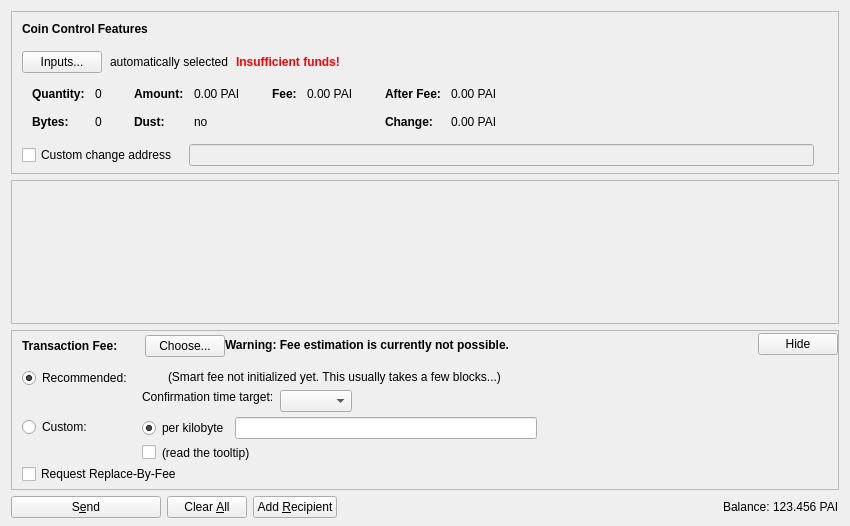
<?xml version="1.0" encoding="UTF-8"?>
<ui version="4.0">
 <class>SendCoinsDialog</class>
 <widget class="QWidget" name="SendCoinsDialog">
  <property name="geometry">
   <rect>
    <x>0</x>
    <y>0</y>
    <width>850</width>
    <height>526</height>
   </rect>
  </property>
  <property name="windowTitle">
   <string>Send Coins</string>
  </property>
  <layout class="QVBoxLayout" name="verticalLayout" stretch="0,1,0,0">
   <property name="bottomMargin">
    <number>8</number>
   </property>
   <item>
    <widget class="QFrame" name="frameCoinControl">
     <property name="sizePolicy">
      <sizepolicy hsizetype="Expanding" vsizetype="Expanding">
       <horstretch>0</horstretch>
       <verstretch>0</verstretch>
      </sizepolicy>
     </property>
     <property name="maximumSize">
      <size>
       <width>16777215</width>
       <height>16777215</height>
      </size>
     </property>
     <property name="frameShape">
      <enum>QFrame::StyledPanel</enum>
     </property>
     <property name="frameShadow">
      <enum>QFrame::Sunken</enum>
     </property>
     <layout class="QVBoxLayout" name="verticalLayoutCoinControl2">
      <property name="spacing">
       <number>0</number>
      </property>
      <property name="leftMargin">
       <number>0</number>
      </property>
      <property name="topMargin">
       <number>0</number>
      </property>
      <property name="rightMargin">
       <number>0</number>
      </property>
      <property name="bottomMargin">
       <number>6</number>
      </property>
      <item>
       <layout class="QVBoxLayout" name="verticalLayoutCoinControl" stretch="0,0,0,0,1">
        <property name="spacing">
         <number>0</number>
        </property>
        <property name="leftMargin">
         <number>10</number>
        </property>
        <property name="topMargin">
         <number>10</number>
        </property>
        <item>
         <layout class="QHBoxLayout" name="horizontalLayoutCoinControl1">
          <property name="bottomMargin">
           <number>15</number>
          </property>
          <item>
           <widget class="QLabel" name="labelCoinControlFeatures">
            <property name="sizePolicy">
             <sizepolicy hsizetype="Preferred" vsizetype="Maximum">
              <horstretch>0</horstretch>
              <verstretch>0</verstretch>
             </sizepolicy>
            </property>
            <property name="font">
             <font>
              <weight>75</weight>
              <bold>true</bold>
             </font>
            </property>
            <property name="styleSheet">
             <string notr="true">font-weight:bold;</string>
            </property>
            <property name="text">
             <string>Coin Control Features</string>
            </property>
           </widget>
          </item>
         </layout>
        </item>
        <item>
         <layout class="QHBoxLayout" name="horizontalLayoutCoinControl2" stretch="0,0,0,0">
          <property name="spacing">
           <number>8</number>
          </property>
          <property name="bottomMargin">
           <number>10</number>
          </property>
          <item>
           <widget class="QPushButton" name="pushButtonCoinControl">
            <property name="styleSheet">
             <string notr="true"/>
            </property>
            <property name="text">
             <string>Inputs...</string>
            </property>
            <property name="autoDefault">
             <bool>false</bool>
            </property>
           </widget>
          </item>
          <item>
           <widget class="QLabel" name="labelCoinControlAutomaticallySelected">
            <property name="text">
             <string>automatically selected</string>
            </property>
            <property name="margin">
             <number>5</number>
            </property>
           </widget>
          </item>
          <item>
           <widget class="QLabel" name="labelCoinControlInsuffFunds">
            <property name="font">
             <font>
              <weight>75</weight>
              <bold>true</bold>
             </font>
            </property>
            <property name="styleSheet">
             <string notr="true">color:red;font-weight:bold;</string>
            </property>
            <property name="text">
             <string>Insufficient funds!</string>
            </property>
            <property name="margin">
             <number>5</number>
            </property>
           </widget>
          </item>
          <item>
           <spacer name="horizontalSpacerCoinControl">
            <property name="orientation">
             <enum>Qt::Horizontal</enum>
            </property>
            <property name="sizeHint" stdset="0">
             <size>
              <width>40</width>
              <height>1</height>
             </size>
            </property>
           </spacer>
          </item>
         </layout>
        </item>
        <item>
         <widget class="QWidget" name="widgetCoinControl" native="true">
          <property name="sizePolicy">
           <sizepolicy hsizetype="Preferred" vsizetype="Preferred">
            <horstretch>0</horstretch>
            <verstretch>0</verstretch>
           </sizepolicy>
          </property>
          <property name="minimumSize">
           <size>
            <width>0</width>
            <height>0</height>
           </size>
          </property>
          <property name="styleSheet">
           <string notr="true"/>
          </property>
          <layout class="QHBoxLayout" name="horizontalLayoutCoinControl5">
           <property name="leftMargin">
            <number>0</number>
           </property>
           <property name="topMargin">
            <number>0</number>
           </property>
           <property name="rightMargin">
            <number>0</number>
           </property>
           <property name="bottomMargin">
            <number>0</number>
           </property>
           <item>
            <layout class="QHBoxLayout" name="horizontalLayoutCoinControl3" stretch="0,0,0,1">
             <property name="spacing">
              <number>20</number>
             </property>
             <property name="topMargin">
              <number>0</number>
             </property>
             <property name="bottomMargin">
              <number>10</number>
             </property>
             <item>
              <layout class="QFormLayout" name="formLayoutCoinControl1">
               <property name="horizontalSpacing">
                <number>10</number>
               </property>
               <property name="verticalSpacing">
                <number>14</number>
               </property>
               <property name="leftMargin">
                <number>10</number>
               </property>
               <property name="topMargin">
                <number>4</number>
               </property>
               <property name="rightMargin">
                <number>6</number>
               </property>
               <item row="0" column="0">
                <widget class="QLabel" name="labelCoinControlQuantityText">
                 <property name="font">
                  <font>
                   <weight>75</weight>
                   <bold>true</bold>
                  </font>
                 </property>
                 <property name="text">
                  <string>Quantity:</string>
                 </property>
                 <property name="margin">
                  <number>0</number>
                 </property>
                </widget>
               </item>
               <item row="0" column="1">
                <widget class="QLabel" name="labelCoinControlQuantity">
                 <property name="cursor">
                  <cursorShape>IBeamCursor</cursorShape>
                 </property>
                 <property name="contextMenuPolicy">
                  <enum>Qt::ActionsContextMenu</enum>
                 </property>
                 <property name="text">
                  <string notr="true">0</string>
                 </property>
                 <property name="margin">
                  <number>0</number>
                 </property>
                 <property name="textInteractionFlags">
                  <set>Qt::LinksAccessibleByMouse|Qt::TextSelectableByKeyboard|Qt::TextSelectableByMouse</set>
                 </property>
                </widget>
               </item>
               <item row="1" column="0">
                <widget class="QLabel" name="labelCoinControlBytesText">
                 <property name="font">
                  <font>
                   <weight>75</weight>
                   <bold>true</bold>
                  </font>
                 </property>
                 <property name="text">
                  <string>Bytes:</string>
                 </property>
                </widget>
               </item>
               <item row="1" column="1">
                <widget class="QLabel" name="labelCoinControlBytes">
                 <property name="cursor">
                  <cursorShape>IBeamCursor</cursorShape>
                 </property>
                 <property name="contextMenuPolicy">
                  <enum>Qt::ActionsContextMenu</enum>
                 </property>
                 <property name="text">
                  <string notr="true">0</string>
                 </property>
                 <property name="textInteractionFlags">
                  <set>Qt::LinksAccessibleByMouse|Qt::TextSelectableByKeyboard|Qt::TextSelectableByMouse</set>
                 </property>
                </widget>
               </item>
              </layout>
             </item>
             <item>
              <layout class="QFormLayout" name="formLayoutCoinControl2">
               <property name="horizontalSpacing">
                <number>10</number>
               </property>
               <property name="verticalSpacing">
                <number>14</number>
               </property>
               <property name="leftMargin">
                <number>6</number>
               </property>
               <property name="topMargin">
                <number>4</number>
               </property>
               <property name="rightMargin">
                <number>6</number>
               </property>
               <item row="0" column="0">
                <widget class="QLabel" name="labelCoinControlAmountText">
                 <property name="font">
                  <font>
                   <weight>75</weight>
                   <bold>true</bold>
                  </font>
                 </property>
                 <property name="text">
                  <string>Amount:</string>
                 </property>
                 <property name="margin">
                  <number>0</number>
                 </property>
                </widget>
               </item>
               <item row="0" column="1">
                <widget class="QLabel" name="labelCoinControlAmount">
                 <property name="cursor">
                  <cursorShape>IBeamCursor</cursorShape>
                 </property>
                 <property name="contextMenuPolicy">
                  <enum>Qt::ActionsContextMenu</enum>
                 </property>
                 <property name="text">
                  <string notr="true">0.00 PAI</string>
                 </property>
                 <property name="textInteractionFlags">
                  <set>Qt::LinksAccessibleByMouse|Qt::TextSelectableByKeyboard|Qt::TextSelectableByMouse</set>
                 </property>
                </widget>
               </item>
               <item row="1" column="0">
                <widget class="QLabel" name="labelCoinControlLowOutputText">
                 <property name="font">
                  <font>
                   <weight>75</weight>
                   <bold>true</bold>
                  </font>
                 </property>
                 <property name="text">
                  <string>Dust:</string>
                 </property>
                </widget>
               </item>
               <item row="1" column="1">
                <widget class="QLabel" name="labelCoinControlLowOutput">
                 <property name="cursor">
                  <cursorShape>IBeamCursor</cursorShape>
                 </property>
                 <property name="contextMenuPolicy">
                  <enum>Qt::ActionsContextMenu</enum>
                 </property>
                 <property name="text">
                  <string notr="true">no</string>
                 </property>
                 <property name="textInteractionFlags">
                  <set>Qt::LinksAccessibleByMouse|Qt::TextSelectableByKeyboard|Qt::TextSelectableByMouse</set>
                 </property>
                </widget>
               </item>
              </layout>
             </item>
             <item>
              <layout class="QFormLayout" name="formLayoutCoinControl3">
               <property name="horizontalSpacing">
                <number>10</number>
               </property>
               <property name="verticalSpacing">
                <number>14</number>
               </property>
               <property name="leftMargin">
                <number>6</number>
               </property>
               <property name="topMargin">
                <number>4</number>
               </property>
               <property name="rightMargin">
                <number>6</number>
               </property>
               <item row="0" column="0">
                <widget class="QLabel" name="labelCoinControlFeeText">
                 <property name="font">
                  <font>
                   <weight>75</weight>
                   <bold>true</bold>
                  </font>
                 </property>
                 <property name="text">
                  <string>Fee:</string>
                 </property>
                 <property name="margin">
                  <number>0</number>
                 </property>
                </widget>
               </item>
               <item row="0" column="1">
                <widget class="QLabel" name="labelCoinControlFee">
                 <property name="cursor">
                  <cursorShape>IBeamCursor</cursorShape>
                 </property>
                 <property name="contextMenuPolicy">
                  <enum>Qt::ActionsContextMenu</enum>
                 </property>
                 <property name="text">
                  <string notr="true">0.00 PAI</string>
                 </property>
                 <property name="textInteractionFlags">
                  <set>Qt::LinksAccessibleByMouse|Qt::TextSelectableByKeyboard|Qt::TextSelectableByMouse</set>
                 </property>
                </widget>
               </item>
              </layout>
             </item>
             <item>
              <layout class="QFormLayout" name="formLayoutCoinControl4">
               <property name="horizontalSpacing">
                <number>10</number>
               </property>
               <property name="verticalSpacing">
                <number>14</number>
               </property>
               <property name="leftMargin">
                <number>6</number>
               </property>
               <property name="topMargin">
                <number>4</number>
               </property>
               <property name="rightMargin">
                <number>6</number>
               </property>
               <item row="0" column="0">
                <widget class="QLabel" name="labelCoinControlAfterFeeText">
                 <property name="font">
                  <font>
                   <weight>75</weight>
                   <bold>true</bold>
                  </font>
                 </property>
                 <property name="text">
                  <string>After Fee:</string>
                 </property>
                 <property name="margin">
                  <number>0</number>
                 </property>
                </widget>
               </item>
               <item row="0" column="1">
                <widget class="QLabel" name="labelCoinControlAfterFee">
                 <property name="cursor">
                  <cursorShape>IBeamCursor</cursorShape>
                 </property>
                 <property name="contextMenuPolicy">
                  <enum>Qt::ActionsContextMenu</enum>
                 </property>
                 <property name="text">
                  <string notr="true">0.00 PAI</string>
                 </property>
                 <property name="textInteractionFlags">
                  <set>Qt::LinksAccessibleByMouse|Qt::TextSelectableByKeyboard|Qt::TextSelectableByMouse</set>
                 </property>
                </widget>
               </item>
               <item row="1" column="0">
                <widget class="QLabel" name="labelCoinControlChangeText">
                 <property name="font">
                  <font>
                   <weight>75</weight>
                   <bold>true</bold>
                  </font>
                 </property>
                 <property name="text">
                  <string>Change:</string>
                 </property>
                </widget>
               </item>
               <item row="1" column="1">
                <widget class="QLabel" name="labelCoinControlChange">
                 <property name="cursor">
                  <cursorShape>IBeamCursor</cursorShape>
                 </property>
                 <property name="contextMenuPolicy">
                  <enum>Qt::ActionsContextMenu</enum>
                 </property>
                 <property name="text">
                  <string notr="true">0.00 PAI</string>
                 </property>
                 <property name="textInteractionFlags">
                  <set>Qt::LinksAccessibleByMouse|Qt::TextSelectableByKeyboard|Qt::TextSelectableByMouse</set>
                 </property>
                </widget>
               </item>
              </layout>
             </item>
            </layout>
           </item>
          </layout>
         </widget>
        </item>
        <item>
         <layout class="QHBoxLayout" name="horizontalLayoutCoinControl4" stretch="0,0,0">
          <property name="spacing">
           <number>12</number>
          </property>
          <property name="sizeConstraint">
           <enum>QLayout::SetDefaultConstraint</enum>
          </property>
          <property name="topMargin">
           <number>5</number>
          </property>
          <property name="rightMargin">
           <number>5</number>
          </property>
          <item>
           <widget class="QCheckBox" name="checkBoxCoinControlChange">
            <property name="toolTip">
             <string>If this is activated, but the change address is empty or invalid, change will be sent to a newly generated address.</string>
            </property>
            <property name="text">
             <string>Custom change address</string>
            </property>
           </widget>
          </item>
          <item>
           <widget class="QValidatedLineEdit" name="lineEditCoinControlChange">
            <property name="enabled">
             <bool>false</bool>
            </property>
            <property name="sizePolicy">
             <sizepolicy hsizetype="Expanding" vsizetype="Fixed">
              <horstretch>0</horstretch>
              <verstretch>0</verstretch>
             </sizepolicy>
            </property>
           </widget>
          </item>
          <item>
           <widget class="QLabel" name="labelCoinControlChangeLabel">
            <property name="sizePolicy">
             <sizepolicy hsizetype="Preferred" vsizetype="Expanding">
              <horstretch>0</horstretch>
              <verstretch>0</verstretch>
             </sizepolicy>
            </property>
            <property name="minimumSize">
             <size>
              <width>0</width>
              <height>0</height>
             </size>
            </property>
            <property name="text">
             <string/>
            </property>
            <property name="margin">
             <number>3</number>
            </property>
           </widget>
          </item>
         </layout>
        </item>
        <item>
         <spacer name="verticalSpacerCoinControl">
          <property name="orientation">
           <enum>Qt::Vertical</enum>
          </property>
          <property name="sizeHint" stdset="0">
           <size>
            <width>800</width>
            <height>1</height>
           </size>
          </property>
         </spacer>
        </item>
       </layout>
      </item>
     </layout>
    </widget>
   </item>
   <item>
    <widget class="QScrollArea" name="scrollArea">
     <property name="widgetResizable">
      <bool>true</bool>
     </property>
     <widget class="QWidget" name="scrollAreaWidgetContents">
      <property name="geometry">
       <rect>
        <x>0</x>
        <y>0</y>
        <width>830</width>
        <height>104</height>
       </rect>
      </property>
      <layout class="QVBoxLayout" name="verticalLayout_2" stretch="0,1">
       <property name="leftMargin">
        <number>0</number>
       </property>
       <property name="topMargin">
        <number>0</number>
       </property>
       <property name="rightMargin">
        <number>0</number>
       </property>
       <property name="bottomMargin">
        <number>0</number>
       </property>
       <item>
        <layout class="QVBoxLayout" name="entries">
         <property name="spacing">
          <number>6</number>
         </property>
        </layout>
       </item>
       <item>
        <spacer name="verticalSpacer">
         <property name="orientation">
          <enum>Qt::Vertical</enum>
         </property>
         <property name="sizeHint" stdset="0">
          <size>
           <width>20</width>
           <height>40</height>
          </size>
         </property>
        </spacer>
       </item>
      </layout>
     </widget>
    </widget>
   </item>
   <item>
    <widget class="QFrame" name="frameFee">
     <property name="sizePolicy">
      <sizepolicy hsizetype="Expanding" vsizetype="Expanding">
       <horstretch>0</horstretch>
       <verstretch>0</verstretch>
      </sizepolicy>
     </property>
     <property name="maximumSize">
      <size>
       <width>16777215</width>
       <height>16777215</height>
      </size>
     </property>
     <property name="frameShape">
      <enum>QFrame::StyledPanel</enum>
     </property>
     <property name="frameShadow">
      <enum>QFrame::Sunken</enum>
     </property>
     <layout class="QVBoxLayout" name="verticalLayoutFee1">
      <property name="spacing">
       <number>0</number>
      </property>
      <property name="leftMargin">
       <number>0</number>
      </property>
      <property name="topMargin">
       <number>0</number>
      </property>
      <property name="rightMargin">
       <number>0</number>
      </property>
      <property name="bottomMargin">
       <number>0</number>
      </property>
      <item>
       <layout class="QVBoxLayout" name="verticalLayoutFee2" stretch="0,0,0">
        <property name="spacing">
         <number>0</number>
        </property>
        <property name="leftMargin">
         <number>10</number>
        </property>
        <property name="topMargin">
         <number>0</number>
        </property>
        <item>
         <layout class="QHBoxLayout" name="horizontalLayoutFee1">
          <property name="bottomMargin">
           <number>0</number>
          </property>
          <item>
           <layout class="QVBoxLayout" name="verticalLayoutFee7">
            <property name="spacing">
             <number>0</number>
            </property>
            <item>
             <spacer name="verticalSpacerSmartFee">
              <property name="orientation">
               <enum>Qt::Vertical</enum>
              </property>
              <property name="sizeType">
               <enum>QSizePolicy::Fixed</enum>
              </property>
              <property name="sizeHint" stdset="0">
               <size>
                <width>1</width>
                <height>4</height>
               </size>
              </property>
             </spacer>
            </item>
            <item>
             <layout class="QHBoxLayout" name="horizontalLayoutSmartFee">
              <property name="spacing">
               <number>10</number>
              </property>
              <item>
               <widget class="QLabel" name="labelFeeHeadline">
                <property name="sizePolicy">
                 <sizepolicy hsizetype="Preferred" vsizetype="Maximum">
                  <horstretch>0</horstretch>
                  <verstretch>0</verstretch>
                 </sizepolicy>
                </property>
                <property name="font">
                 <font>
                  <weight>75</weight>
                  <bold>true</bold>
                 </font>
                </property>
                <property name="styleSheet">
                 <string notr="true">font-weight:bold;</string>
                </property>
                <property name="text">
                 <string>Transaction Fee:</string>
                </property>
               </widget>
              </item>
              <item>
               <widget class="QLabel" name="labelFeeMinimized">
                <property name="text">
                 <string/>
                </property>
               </widget>
              </item>
              <item>
               <widget class="QPushButton" name="buttonChooseFee">
                <property name="text">
                 <string>Choose...</string>
                </property>
               </widget>
              </item>
             </layout>
            </item>
            <item>
             <spacer name="verticalSpacer_5">
              <property name="orientation">
               <enum>Qt::Vertical</enum>
              </property>
              <property name="sizeHint" stdset="0">
               <size>
                <width>1</width>
                <height>1</height>
               </size>
              </property>
             </spacer>
            </item>
           </layout>
          </item>
          <item>
           <widget class="QLabel" name="fallbackFeeWarningLabel">
            <property name="toolTip">
             <string>Using the fallbackfee can result in sending a transaction that will take several hours or days (or never) to confirm. Consider choosing your fee manually or wait until you have validated the complete chain.</string>
            </property>
            <property name="font">
            <font>
                <weight>75</weight>
                <bold>true</bold>
            </font>
            </property>
            <property name="text">
             <string>Warning: Fee estimation is currently not possible.</string>
            </property>
            <property name="wordWrap">
             <bool>false</bool>
            </property>
           </widget>
          </item>
          <item>
           <spacer name="horizontalSpacer_4">
            <property name="orientation">
             <enum>Qt::Horizontal</enum>
            </property>
            <property name="sizeType">
             <enum>QSizePolicy::MinimumExpanding</enum>
            </property>
            <property name="sizeHint" stdset="0">
             <size>
              <width>40</width>
              <height>20</height>
             </size>
            </property>
           </spacer>
          </item>
          <item>
           <widget class="QPushButton" name="buttonMinimizeFee">
            <property name="toolTip">
             <string>collapse fee-settings</string>
            </property>
            <property name="text">
             <string>Hide</string>
            </property>
           </widget>
          </item>
         </layout>
        </item>
        <item>
         <widget class="QFrame" name="frameFeeSelection">
          <layout class="QVBoxLayout" name="verticalLayoutFee12">
           <property name="spacing">
            <number>0</number>
           </property>
           <property name="leftMargin">
            <number>0</number>
           </property>
           <property name="topMargin">
            <number>0</number>
           </property>
           <property name="rightMargin">
            <number>0</number>
           </property>
           <property name="bottomMargin">
            <number>0</number>
           </property>
           <item>
            <layout class="QGridLayout" name="gridLayoutFee">
             <property name="topMargin">
              <number>10</number>
             </property>
             <property name="bottomMargin">
              <number>4</number>
             </property>
             <property name="horizontalSpacing">
              <number>10</number>
             </property>
             <property name="verticalSpacing">
              <number>4</number>
             </property>
             <item row="1" column="1">
              <layout class="QVBoxLayout" name="verticalLayoutFee8">
               <property name="spacing">
                <number>6</number>
               </property>
               <item>
                <layout class="QHBoxLayout" name="horizontalLayoutFee13">
                 <item>
                  <widget class="QRadioButton" name="radioCustomPerKilobyte">
                   <property name="toolTip">
                    <string>If the custom fee is set to 1000 satoshis and the transaction is only 250 bytes, then &quot;per kilobyte&quot; only pays 250 satoshis in fee, while &quot;total at least&quot; pays 1000 satoshis. For transactions bigger than a kilobyte both pay by kilobyte.</string>
                   </property>
                   <property name="text">
                    <string>per kilobyte</string>
                   </property>
                   <property name="checked">
                    <bool>true</bool>
                   </property>
                   <attribute name="buttonGroup">
                    <string notr="true">groupCustomFee</string>
                   </attribute>
                  </widget>
                 </item>
                 <item>
                  <widget class="PAIcoinAmountField" name="customFee"/>
                 </item>
                 <item>
                  <spacer name="horizontalSpacer_6">
                   <property name="orientation">
                    <enum>Qt::Horizontal</enum>
                   </property>
                   <property name="sizeHint" stdset="0">
                    <size>
                     <width>1</width>
                     <height>1</height>
                    </size>
                   </property>
                  </spacer>
                 </item>
                </layout>
               </item>
               <item>
                <layout class="QHBoxLayout" name="horizontalLayoutFee8">
                 <item>
                  <widget class="QCheckBox" name="checkBoxMinimumFee">
                   <property name="toolTip">
                    <string>Paying only the minimum fee is just fine as long as there is less transaction volume than space in the blocks. But be aware that this can end up in a never confirming transaction once there is more demand for paicoin transactions than the network can process.</string>
                   </property>
                   <property name="text">
                    <string/>
                   </property>
                  </widget>
                 </item>
                 <item>
                  <widget class="QLabel" name="labelMinFeeWarning">
                   <property name="enabled">
                    <bool>true</bool>
                   </property>
                   <property name="toolTip">
                    <string>Paying only the minimum fee is just fine as long as there is less transaction volume than space in the blocks. But be aware that this can end up in a never confirming transaction once there is more demand for paicoin transactions than the network can process.</string>
                   </property>
                   <property name="text">
                    <string>(read the tooltip)</string>
                   </property>
                   <property name="margin">
                    <number>5</number>
                   </property>
                  </widget>
                 </item>
                 <item>
                  <spacer name="horizontalSpacer_2">
                   <property name="orientation">
                    <enum>Qt::Horizontal</enum>
                   </property>
                   <property name="sizeHint" stdset="0">
                    <size>
                     <width>1</width>
                     <height>1</height>
                    </size>
                   </property>
                  </spacer>
                 </item>
                </layout>
               </item>
              </layout>
             </item>
             <item row="0" column="0">
              <layout class="QVBoxLayout" name="verticalLayoutFee4" stretch="0,1">
               <item>
                <widget class="QRadioButton" name="radioSmartFee">
                 <property name="text">
                  <string>Recommended:</string>
                 </property>
                 <property name="checked">
                  <bool>true</bool>
                 </property>
                 <attribute name="buttonGroup">
                  <string notr="true">groupFee</string>
                 </attribute>
                </widget>
               </item>
               <item>
                <spacer name="verticalSpacer_2">
                 <property name="orientation">
                  <enum>Qt::Vertical</enum>
                 </property>
                 <property name="sizeHint" stdset="0">
                  <size>
                   <width>1</width>
                   <height>1</height>
                  </size>
                 </property>
                </spacer>
               </item>
              </layout>
             </item>
             <item row="1" column="0">
              <layout class="QVBoxLayout" name="verticalLayoutFee9" stretch="0,1">
               <item>
                <widget class="QRadioButton" name="radioCustomFee">
                 <property name="text">
                  <string>Custom:</string>
                 </property>
                 <attribute name="buttonGroup">
                  <string notr="true">groupFee</string>
                 </attribute>
                </widget>
               </item>
               <item>
                <spacer name="verticalSpacer_6">
                 <property name="orientation">
                  <enum>Qt::Vertical</enum>
                 </property>
                 <property name="sizeHint" stdset="0">
                  <size>
                   <width>1</width>
                   <height>1</height>
                  </size>
                 </property>
                </spacer>
               </item>
              </layout>
             </item>
             <item row="0" column="1">
              <layout class="QVBoxLayout" name="verticalLayoutFee3" stretch="0,0,1">
               <property name="spacing">
                <number>6</number>
               </property>
               <property name="topMargin">
                <number>2</number>
               </property>
               <item>
                <layout class="QHBoxLayout" name="horizontalLayoutFee12">
                 <item>
                  <widget class="QLabel" name="labelSmartFee">
                   <property name="text">
                    <string/>
                   </property>
                   <property name="margin">
                    <number>2</number>
                   </property>
                  </widget>
                 </item>
                 <item>
                  <widget class="QLabel" name="labelFeeEstimation">
                   <property name="text">
                    <string/>
                   </property>
                  </widget>
                 </item>
                 <item>
                  <widget class="QLabel" name="labelSmartFee2">
                   <property name="text">
                    <string>(Smart fee not initialized yet. This usually takes a few blocks...)</string>
                   </property>
                   <property name="margin">
                    <number>2</number>
                   </property>
                  </widget>
                 </item>
                 <item>
                  <spacer name="horizontalSpacer_5">
                   <property name="orientation">
                    <enum>Qt::Horizontal</enum>
                   </property>
                   <property name="sizeHint" stdset="0">
                    <size>
                     <width>1</width>
                     <height>1</height>
                    </size>
                   </property>
                  </spacer>
                 </item>
                </layout>
               </item>
               <item>
                <layout class="QHBoxLayout" name="horizontalLayoutFee9">
                 <item>
                  <layout class="QVBoxLayout" name="verticalLayoutFee6">
                   <item>
                    <widget class="QLabel" name="labelSmartFee3">
                     <property name="text">
                      <string>Confirmation time target:</string>
                     </property>
                     <property name="margin">
                      <number>2</number>
                     </property>
                    </widget>
                   </item>
                   <item>
                    <spacer name="verticalSpacer_3">
                     <property name="orientation">
                      <enum>Qt::Vertical</enum>
                     </property>
                     <property name="sizeHint" stdset="0">
                      <size>
                       <width>1</width>
                       <height>1</height>
                      </size>
                     </property>
                    </spacer>
                   </item>
                  </layout>
                 </item>
                 <item>
                  <layout class="QVBoxLayout" name="verticalLayoutFee5">
                   <property name="rightMargin">
                    <number>30</number>
                   </property>
                   <item>
                    <layout class="QHBoxLayout" name="horizontalLayoutConfTarget">
                     <property name="bottomMargin">
                      <number>0</number>
                     </property>
                     <item>
                      <widget class="QComboBox" name="confTargetSelector"/>
                     </item>
                     <item>
                      <spacer name="horizontalSpacerConfTarget">
                       <property name="orientation">
                        <enum>Qt::Horizontal</enum>
                       </property>
                       <property name="sizeHint" stdset="0">
                        <size>
                         <width>40</width>
                         <height>20</height>
                        </size>
                       </property>
                      </spacer>
                     </item>
                    </layout>
                   </item>
                  </layout>
                 </item>
                </layout>
               </item>
               <item>
                <spacer name="verticalSpacer_4">
                 <property name="orientation">
                  <enum>Qt::Vertical</enum>
                 </property>
                 <property name="sizeHint" stdset="0">
                  <size>
                   <width>1</width>
                   <height>1</height>
                  </size>
                 </property>
                </spacer>
               </item>
              </layout>
             </item>
            </layout>
           </item>
           <item>
            <widget class="QCheckBox" name="optInRBF">
             <property name="text">
              <string>Request Replace-By-Fee</string>
             </property>
             <property name="toolTip">
              <string>Indicates that the sender may wish to replace this transaction with a new one paying higher fees (prior to being confirmed).</string>
             </property>
            </widget>
           </item>
          </layout>
         </widget>
        </item>
        <item>
         <spacer name="verticalSpacerFee">
          <property name="orientation">
           <enum>Qt::Vertical</enum>
          </property>
          <property name="sizeHint" stdset="0">
           <size>
            <width>40</width>
            <height>5</height>
           </size>
          </property>
         </spacer>
        </item>
       </layout>
      </item>
     </layout>
    </widget>
   </item>
   <item>
    <layout class="QHBoxLayout" name="horizontalLayout">
     <item>
      <widget class="QPushButton" name="sendButton">
       <property name="minimumSize">
        <size>
         <width>150</width>
         <height>0</height>
        </size>
       </property>
       <property name="toolTip">
        <string>Confirm the send action</string>
       </property>
       <property name="text">
        <string>S&amp;end</string>
       </property>
       <property name="icon">
        <iconset resource="../paicoin.qrc">
         <normaloff>:/icons/send</normaloff>:/icons/send</iconset>
       </property>
       <property name="autoDefault">
        <bool>false</bool>
       </property>
       <property name="default">
        <bool>false</bool>
       </property>
      </widget>
     </item>
     <item>
      <widget class="QPushButton" name="clearButton">
       <property name="sizePolicy">
        <sizepolicy hsizetype="Minimum" vsizetype="Fixed">
         <horstretch>0</horstretch>
         <verstretch>0</verstretch>
        </sizepolicy>
       </property>
       <property name="toolTip">
        <string>Clear all fields of the form.</string>
       </property>
       <property name="text">
        <string>Clear &amp;All</string>
       </property>
       <property name="icon">
        <iconset resource="../paicoin.qrc">
         <normaloff>:/icons/remove</normaloff>:/icons/remove</iconset>
       </property>
       <property name="autoDefault">
        <bool>false</bool>
       </property>
      </widget>
     </item>
     <item>
      <widget class="QPushButton" name="addButton">
       <property name="toolTip">
        <string>Send to multiple recipients at once</string>
       </property>
       <property name="text">
        <string>Add &amp;Recipient</string>
       </property>
       <property name="icon">
        <iconset resource="../paicoin.qrc">
         <normaloff>:/icons/add</normaloff>:/icons/add</iconset>
       </property>
       <property name="autoDefault">
        <bool>false</bool>
       </property>
      </widget>
     </item>
     <item>
      <spacer name="horizontalSpacer">
       <property name="orientation">
        <enum>Qt::Horizontal</enum>
       </property>
       <property name="sizeHint" stdset="0">
        <size>
         <width>40</width>
         <height>20</height>
        </size>
       </property>
      </spacer>
     </item>
     <item>
      <layout class="QHBoxLayout" name="horizontalLayout_2">
       <property name="spacing">
        <number>3</number>
       </property>
       <item>
        <widget class="QLabel" name="label">
         <property name="sizePolicy">
          <sizepolicy hsizetype="Preferred" vsizetype="Fixed">
           <horstretch>0</horstretch>
           <verstretch>0</verstretch>
          </sizepolicy>
         </property>
         <property name="text">
          <string>Balance:</string>
         </property>
        </widget>
       </item>
       <item>
        <widget class="QLabel" name="labelBalance">
         <property name="sizePolicy">
          <sizepolicy hsizetype="Preferred" vsizetype="Fixed">
           <horstretch>0</horstretch>
           <verstretch>0</verstretch>
          </sizepolicy>
         </property>
         <property name="cursor">
          <cursorShape>IBeamCursor</cursorShape>
         </property>
         <property name="text">
          <string notr="true">123.456 PAI</string>
         </property>
         <property name="textInteractionFlags">
          <set>Qt::LinksAccessibleByMouse|Qt::TextSelectableByKeyboard|Qt::TextSelectableByMouse</set>
         </property>
        </widget>
       </item>
      </layout>
     </item>
    </layout>
   </item>
  </layout>
 </widget>
 <customwidgets>
  <customwidget>
   <class>QValidatedLineEdit</class>
   <extends>QLineEdit</extends>
   <header>qvalidatedlineedit.h</header>
  </customwidget>
  <customwidget>
   <class>PAIcoinAmountField</class>
   <extends>QLineEdit</extends>
   <header>paicoinamountfield.h</header>
   <container>1</container>
  </customwidget>
 </customwidgets>
 <resources>
  <include location="../paicoin.qrc"/>
 </resources>
 <connections/>
 <buttongroups>
  <buttongroup name="groupFee"/>
  <buttongroup name="groupCustomFee"/>
 </buttongroups>
</ui>
